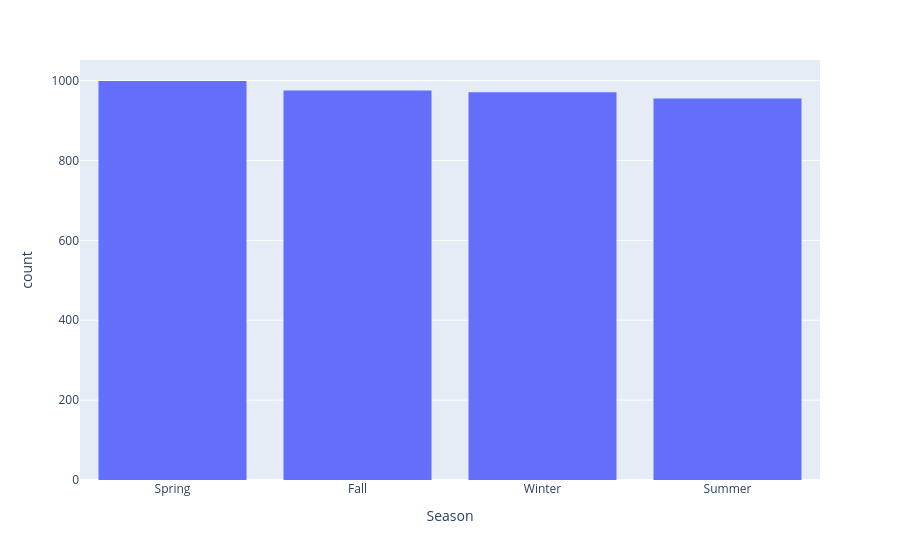

Source (notebook cell):
### Code cell
fig = px.histogram(shop, x= 'Season')
fig.update_layout(xaxis={'categoryorder':'total descending'})
fig.show()

### Figure 1 — Plotly figure (JSON) as saved in the notebook; plotly's stock layout.template omitted (floating-point values rounded to 4 significant figures; data arrays with more than 128 entries replaced by an {"elided": "..."} marker saying what was removed)
{"data": [{"bingroup": "x", "hovertemplate": "Season=%{x}<br>count=%{y}<extra></extra>", "legendgroup": "", "marker": {"color": "#636efa", "pattern": {"shape": ""}}, "name": "", "orientation": "v", "showlegend": false, "type": "histogram", "x": {"elided": "3900 str values"}, "xaxis": "x", "yaxis": "y"}], "layout": {"barmode": "relative", "legend": {"tracegroupgap": 0}, "margin": {"t": 60}, "xaxis": {"anchor": "y", "categoryorder": "total descending", "domain": [0, 1], "title": {"text": "Season"}}, "yaxis": {"anchor": "x", "domain": [0, 1], "title": {"text": "count"}}}}
